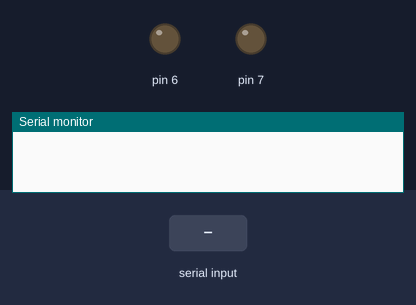
Bench run of a sketch on a simulated Arduino Uno, built with avr-gcc and run on an emulated ATmega328P. Shown: output pins drawn as LEDs (lit = HIGH), the last lines printed to the serial monitor. The test bench sets the inputs (shaded band).

Above: at 1.2 s.
1.3 s: "11\n" received over the second serial link
At 1.6 s:
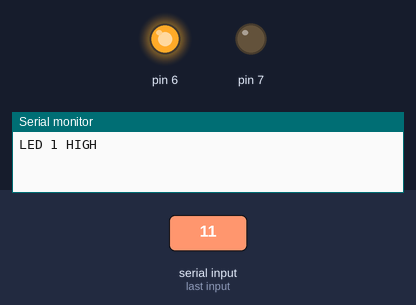
2.8 s: "21\n" received over the second serial link
At 4.0 s:
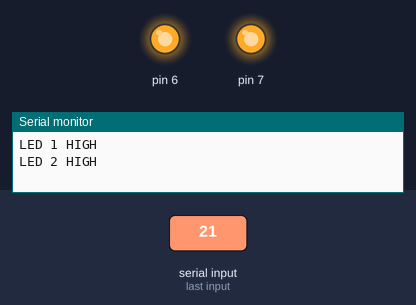
4.3 s: "10\n" received over the second serial link
At 5.1 s:
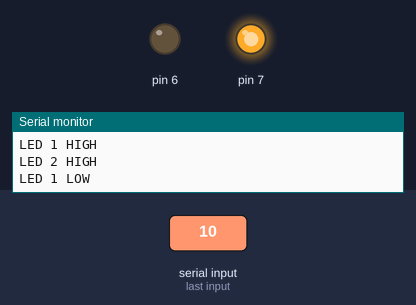
5.8 s: "20\n" received over the second serial link
At 6.2 s:
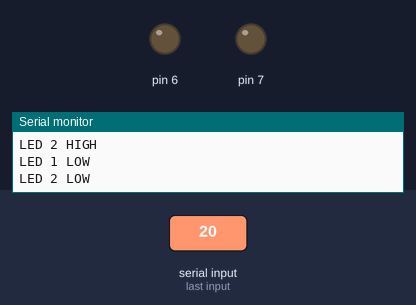
Timing chart, 0 to 8.3 s (numbered marks = the images above; inputs shaded):
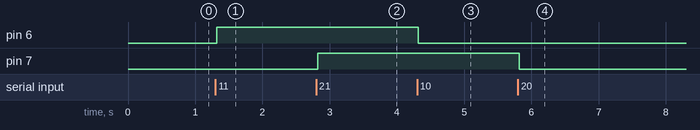

Measured:
- after the input at 1.3 s, pin 6: LOW → HIGH at once
- after the input at 2.8 s, pin 7: LOW → HIGH at once
- after the input at 4.3 s, pin 6: HIGH → LOW at once
- after the input at 5.8 s, pin 7: HIGH → LOW at once

The sketch:

uart_communication.ino
```cpp
/*
Receiving the Data from the UART to toggle the LED

Pinouts
GPIO6 -> LED 1
GPIO7 -> LED 2
GPIO10 -> Rx
GPIO11 -> Tx

*/

//Import the Library needed
#include <SoftwareSerial.h>
#include <stdlib.h>

//Initialize the Serial Communication
SoftwareSerial mySerial(10, 11); // RX, TX

//Code Initialization Starts
void setup() {
  //Setting the Baud to 9600 Bits/Second
  Serial.begin(9600);
  mySerial.begin(9600);

  //Setting up the LED Pins as the Output
  pinMode(6,OUTPUT);
  pinMode(7,OUTPUT);
}

void loop() {

  char num[2];

  //If the data is available serially, then receive it
  if(mySerial.available()>0){
    for(int i= 0 ;i<2;i++){
      num[i] = mySerial.read();
      delay(10);
    }

    int x;
    x = atoi(num);

  	//If the data matches, toggles the LED's
    switch(x){
      case 10:
        Serial.println("LED 1 LOW");
        digitalWrite(6,LOW);
        break;
      case 11:
        Serial.println("LED 1 HIGH");
        digitalWrite(6,HIGH);
        break;
      case 20:
        Serial.println("LED 2 LOW");
        digitalWrite(7,LOW);
        break;
      case 21:
        Serial.println("LED 2 HIGH");
        digitalWrite(7,HIGH);
        break;
    }
  }
}

//End of the Program
```
